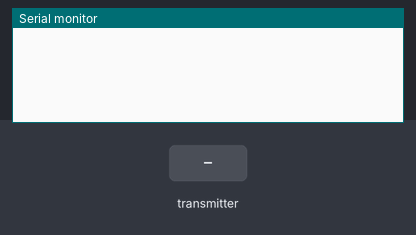
The sketch below on a simulated ESP32. Shown: the last lines printed to the serial monitor. The test bench sets the inputs (shaded band). No radio packets arrive unless stated.

Above: at 1.2 s.
1.3 s: the transmitter starts sending counter = 0
At 1.42 s:
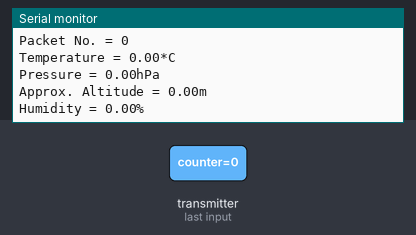
2.8 s: the transmitter starts sending temperature = 25
4.3 s: the transmitter starts sending humidity = 25
At 4.42 s:
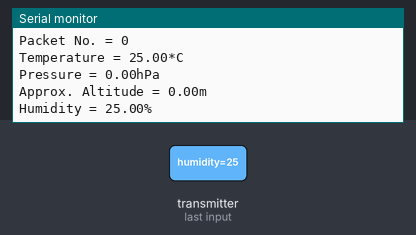

The sketch:

receptorESP32.ino
```cpp
#include <SPI.h>
#include <nRF24L01.h>
#include <RF24.h>

RF24 radio(16, 5);
const uint64_t address = 0xF0F0F0F0E1LL;

struct MyData
{
  int counter;
  float temperature;
  float humidity;
  float altitude;
  float pressure;
};
MyData data;


void setup()
{
  Serial.begin(115200);
  radio.begin();

  radio.openReadingPipe(0, address);   //Setting the address at which we will receive the data
  radio.setPALevel(RF24_PA_MIN);       //You can set this as minimum or maximum depending on the distance between the transmitter and receiver.
  radio.startListening();              //This sets the module as receiver
}

int recvData()
{
  if ( radio.available() )
  {
    radio.read(&data, sizeof(MyData));
    return 1;
  }
    return 0;
}


void loop()
{
  if(recvData())
  {

    Serial.println("Data Received:");
    Serial.print("Packet No. = ");
    Serial.println(data.counter);

    Serial.print("Temperature = ");
    Serial.print(data.temperature);
    Serial.println("*C");

    Serial.print("Pressure = ");
    Serial.print(data.pressure);
    Serial.println("hPa");

    Serial.print("Approx. Altitude = ");
    Serial.print(data.altitude);
    Serial.println("m");

    Serial.print("Humidity = ");
    Serial.print(data.humidity);
    Serial.println("%");

    Serial.println();
  }
}
```

Measured:
- after the input at 1.3 s, the serial monitor: prints a new line at once (image 1)
- after the input at 4.3 s, the serial monitor: prints a new line at once (image 2)
